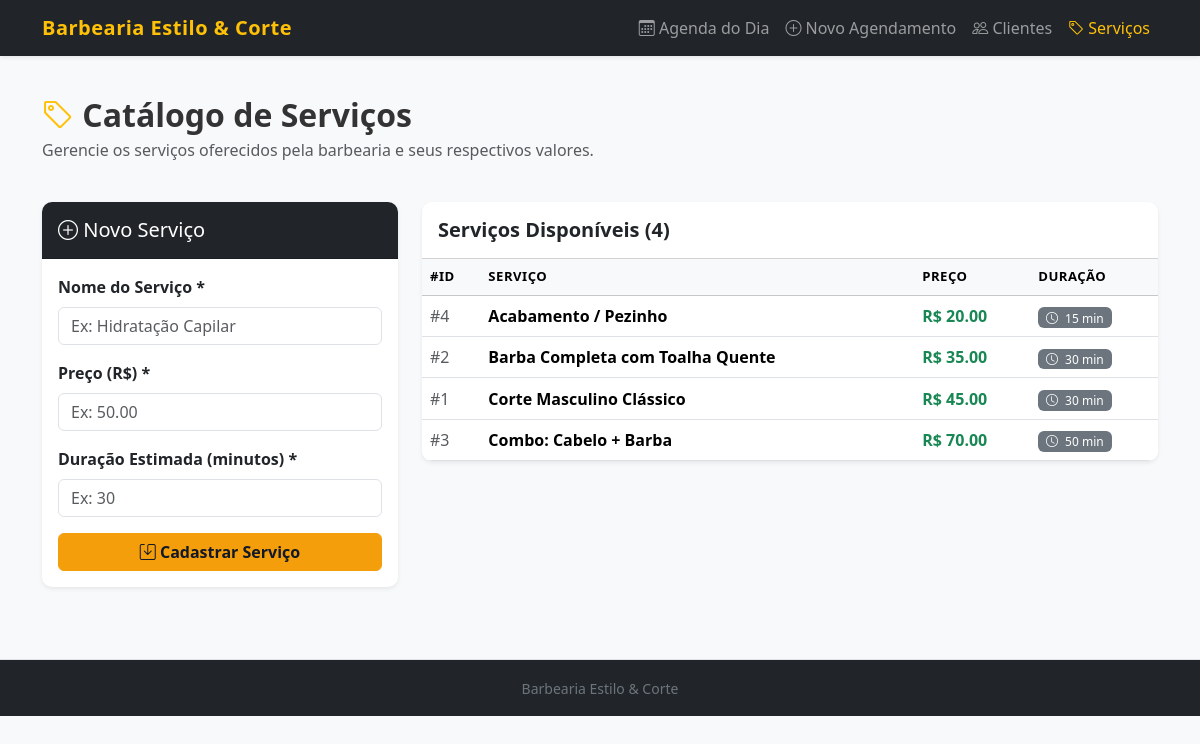
The app's page /servicos with its own data.
### tables this page shows
CREATE TABLE servicos (
        id INTEGER PRIMARY KEY AUTOINCREMENT,
        nome TEXT NOT NULL,
        preco REAL NOT NULL,
        duracao_min INTEGER NOT NULL
    );

### app.py (the view, shortened to what this page needs)
@app.route("/servicos", methods=["GET", "POST"])
def servicos():
    conn = get_db_connection()
    cursor = conn.cursor()
    cursor.execute("SELECT * FROM servicos ORDER BY preco ASC")
    lista_servicos = cursor.fetchall()
    conn.close()
    return render_template("servicos.html", servicos=lista_servicos)

### database.py (called while the page is built)
def get_db_connection():
    conn = sqlite3.connect(DATABASE_PATH)
    conn.row_factory = sqlite3.Row
    conn.execute("PRAGMA foreign_keys = ON;")
    return conn

### templates/servicos.html (shortened to what this page needs)
{% extends "base.html" %}
{% block content %}
<div class="row align-items-center mb-4">
    <div class="col-md-8">
        <h2 class="fw-bold mb-1"><i class="bi bi-tag text-warning"></i> Catálogo de Serviços</h2>
        <p class="text-muted">Gerencie os serviços oferecidos pela barbearia e seus respectivos valores.</p>
    </div>
</div>
<div class="row g-4">
    <div class="col-lg-4">
        <div class="card border-0 shadow-sm">
            <div class="card-header bg-dark text-white py-3">
                <h5 class="card-title mb-0"><i class="bi bi-plus-circle"></i> Novo Serviço</h5>
            </div>
            <div class="card-body">
                <form method="POST" action="{{ url_for('servicos') }}">
                    <div class="mb-3">
                        <label for="nome" class="form-label fw-semibold">Nome do Serviço *</label>
                        <input type="text" class="form-control" id="nome" name="nome" placeholder="Ex: Hidratação Capilar" required>
                    </div>
                    <div class="mb-3">
                        <label for="preco" class="form-label fw-semibold">Preço (R$) *</label>
                        <input type="number" step="0.50" min="0" class="form-control" id="preco" name="preco" placeholder="Ex: 50.00" required>
                    </div>
                    <div class="mb-3">
                        <label for="duracao_min" class="form-label fw-semibold">Duração Estimada (minutos) *</label>
                        <input type="number" step="5" min="5" class="form-control" id="duracao_min" name="duracao_min" placeholder="Ex: 30" required>
                    </div>
                    <button type="submit" class="btn btn-warning w-100 fw-bold">
                        <i class="bi bi-save"></i> Cadastrar Serviço
                    </button>
                </form>
            </div>
        </div>
    </div>
    <div class="col-lg-8">
        <div class="card border-0 shadow-sm">
            <div class="card-header bg-white py-3">
                <h5 class="card-title fw-bold mb-0">Serviços Disponíveis ({{ servicos|length }})</h5>
            </div>
            <div class="table-responsive">
                <table class="table table-hover align-middle mb-0">
                    <thead class="table-light">
                        <tr>
                            <th>#ID</th>
                            <th>Serviço</th>
                            <th>Preço</th>
                            <th>Duração</th>
                        </tr>
                    </thead>
                    <tbody>
                        {% if servicos %}
                            {% for s in servicos %}
                            <tr>
                                <td class="text-muted">#{{ s.id }}</td>
                                <td class="fw-bold">{{ s.nome }}</td>
                                <td class="fw-bold text-success">R$ {{ "%.2f"|format(s.preco) }}</td>
                                <td>
                                    <span class="badge bg-secondary">
                                        <i class="bi bi-clock me-1"></i> {{ s.duracao_min }} min
                                    </span>
                                </td>
                            </tr>
                            {% endfor %}
                        {% else %}
                            <tr>
                                <td colspan="4" class="text-center py-4 text-muted">
                                    Nenhum serviço cadastrado até o momento.
                                </td>
                            </tr>
                        {% endif %}
                    </tbody>
                </table>
            </div>
        </div>
    </div>
</div>
{% endblock %}

### static/css/style.css (style rules this page uses)
body { font-family: 'Segoe UI', Roboto, Helvetica, Arial, sans-serif; color: #333333; }
.card { border-radius: 10px; overflow: hidden; }
.table th { font-weight: 600; text-transform: uppercase; font-size: 0.82rem; letter-spacing: 0.5px; }
.badge { font-weight: 500; }
.btn-warning { background-color: #f59e0b; border-color: #f59e0b; color: #111827; }

### records on screen
servicos: id "4", nome "Acabamento / Pezinho", preco "20.00", duracao_min "15"
servicos: id "2", nome "Barba Completa com Toalha Quente", preco "35.00", duracao_min "30"
servicos: id "1", nome "Corte Masculino Clássico", preco "45.00", duracao_min "30"
servicos: id "3", nome "Combo: Cabelo + Barba", preco "70.00", duracao_min "50"

### other values on screen
{{ servicos|length }} "4"
